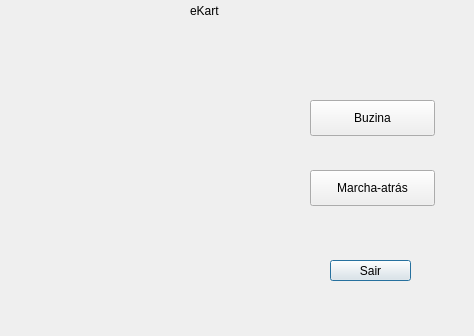
<?xml version="1.0" encoding="UTF-8"?>
<ui version="4.0">
 <class>SecWindow</class>
 <widget class="QDialog" name="SecWindow">
  <property name="geometry">
   <rect>
    <x>0</x>
    <y>0</y>
    <width>474</width>
    <height>336</height>
   </rect>
  </property>
  <property name="windowTitle">
   <string>Dialog</string>
  </property>
  <widget class="QLabel" name="label">
   <property name="geometry">
    <rect>
     <x>190</x>
     <y>0</y>
     <width>68</width>
     <height>22</height>
    </rect>
   </property>
   <property name="text">
    <string>eKart</string>
   </property>
  </widget>
  <widget class="QLabel" name="e_label">
   <property name="geometry">
    <rect>
     <x>20</x>
     <y>50</y>
     <width>81</width>
     <height>61</height>
    </rect>
   </property>
   <property name="text">
    <string/>
   </property>
  </widget>
  <widget class="QPushButton" name="SairBtt">
   <property name="geometry">
    <rect>
     <x>330</x>
     <y>260</y>
     <width>81</width>
     <height>21</height>
    </rect>
   </property>
   <property name="text">
    <string>Sair</string>
   </property>
  </widget>
  <widget class="QPushButton" name="pushButton">
   <property name="geometry">
    <rect>
     <x>310</x>
     <y>100</y>
     <width>125</width>
     <height>36</height>
    </rect>
   </property>
   <property name="text">
    <string>Buzina</string>
   </property>
  </widget>
  <widget class="QLabel" name="label_3">
   <property name="geometry">
    <rect>
     <x>160</x>
     <y>50</y>
     <width>91</width>
     <height>61</height>
    </rect>
   </property>
   <property name="text">
    <string/>
   </property>
  </widget>
  <widget class="QPushButton" name="marcha_btt">
   <property name="geometry">
    <rect>
     <x>310</x>
     <y>170</y>
     <width>125</width>
     <height>36</height>
    </rect>
   </property>
   <property name="text">
    <string>Marcha-atrás</string>
   </property>
  </widget>
  <widget class="QLabel" name="label_2">
   <property name="geometry">
    <rect>
     <x>20</x>
     <y>100</y>
     <width>221</width>
     <height>181</height>
    </rect>
   </property>
   <property name="text">
    <string/>
   </property>
  </widget>
 </widget>
 <resources/>
 <connections/>
</ui>
